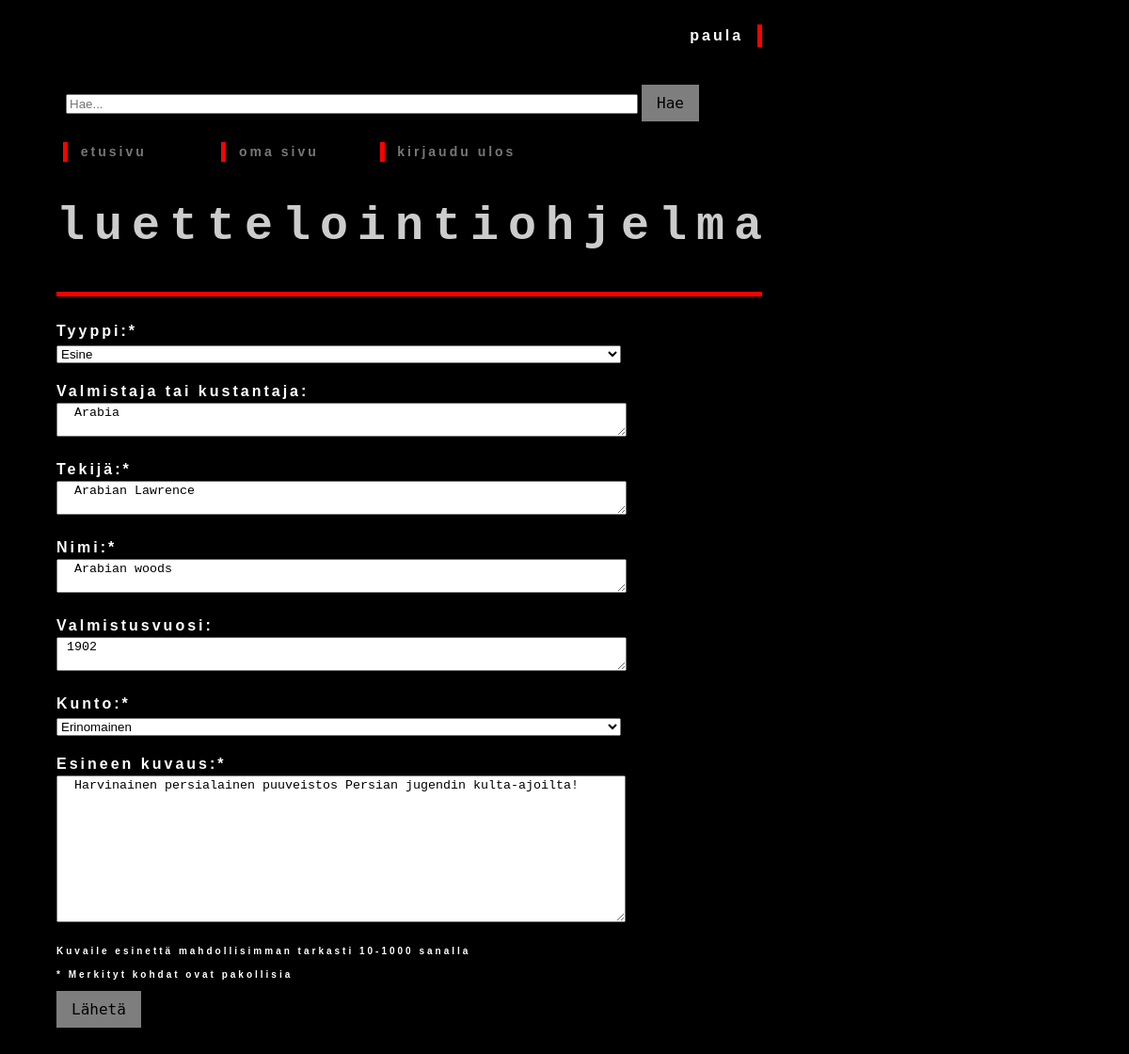
The app's page /edit/5 (signed in) with its own data.
### tables this page shows
CREATE TABLE users (
    id INTEGER PRIMARY KEY,
    username TEXT UNIQUE,
    password_hash TEXT,
    image BLOB
);

CREATE TABLE items (
    item_id INTEGER PRIMARY KEY,
    ttyype TEXT,
    content TEXT,
    year INTEGER,
    title TEXT,
    creator TEXT,
    author TEXT,
    condition TEXT,
    sent_at TEXT,
    user_id INTEGER REFERENCES users,
    image BLOB

);

### app.py (the view, shortened to what this page needs)
@app.route("/edit/<int:item_id>", methods=["GET", "POST"])
def edit_item(item_id):
    require_login()
    item = lists.get_item(item_id)
    if item is None:
        abort(404)
    if item["user_id"] != session["user_id"]:
        abort(403)
    if request.method == "GET":
        items = lists.get_items(1, 10)
        return render_template("edit.html", item=item, items=items)

### app.py (called while the page is built)
def require_login():
    if "user_id" not in session:
        abort(403)

@app.before_request
def before_request():
    g.start_time = time.time()

@app.after_request
def after_request(response):
    elapsed_time = round(time.time() - g.start_time, 2)
    print("elapsed time:", elapsed_time, "s")
    return response

### db.py (called while the page is built)
def get_connection():
    con = sqlite3.connect("database.db")
    con.set_trace_callback(print)
    con.execute("PRAGMA foreign_keys = ON")
    con.row_factory = sqlite3.Row
    return con

def query(sql, params=()):
    con = get_connection()
    result = con.execute(sql, params).fetchall()
    con.close()
    return result

### lists.py (called while the page is built)
def get_items(page, page_size):
    sql = """
        SELECT DISTINCT
            i.item_id,
            u.username,
            i.ttyype,
            i.author,
            i.title,
            i.creator,
            i.year,
            i.condition,
            i.content,
            i.sent_at,
            i.user_id
        FROM items i
        JOIN users u ON i.user_id = u.id
        LIMIT ? OFFSET ?
    """
    limit = page_size
    offset = page_size * (page - 1)
    result = db.query(sql, [limit, offset])
    return result if result else []

def get_item(item_id):
    sql = """
    SELECT u.id,
           i.item_id,
           i.ttyype,
           i.author,
           i.title,
           i.year,
           i.creator,
           i.condition,
           i.content,
           u.username,
           i.sent_at,
           i.user_id
    FROM items i
    JOIN users u ON i.user_id = u.id
    WHERE i.item_id = ?
    """
    rows = db.query(sql, [item_id])
    if not rows:
        return None
    return rows[0]

### templates/edit.html (shortened to what this page needs)
<!DOCTYPE html>
<html>
<head>
  <link rel="stylesheet" href="{{ url_for('static', filename='css/styles.css') }}">
</head>
<body>
<div class="kayttaja">
	{% if session.username %}
		<p class="outsetv">
			{{ session.username}} &nbsp;
		</p>
	{% endif %}
</div>
<div class="hakukentta">
	<form action="/" method="get">
		<input type="text" name="q" placeholder="Hae..." class="sendform"
			value="{{ request.args.get('q', '') }}">
		<input type="submit" value="Hae" class="button">
	</form>
</div>
<div class="linkit">
	<table class="table">
		<tr>
			<td class="td">
				<p class="outset">&nbsp; <a href="/"> etusivu</a>
				</p>
			</td>
			<td class="td">
				<p class="outset">&nbsp; <a href="/user/{{ session.user_id }}"> oma sivu</a>
				</p>
			</td>
				{% if session.username %}
			<td class="td">
					<p class="outset">&nbsp; <a href="/logout">kirjaudu ulos</a>
					</p>
			</td>
			<td>
			</td>
				{% endif %}
		</tr>
	</table>
</div>
<div class="paapalkki">
	<h2>luettelointiohjelma</h2>
	<div class="vaakaviiva">
	</div>
	<form action="/edit/{{ item[1] }}" method="post">
		<p>Tyyppi:*<br>
			<select name="ttyype" class="sendform">
    {% for val in ["Kirja", "Äänilevy", "Elokuva", "Esine"] %}
        <option value="{{ val }}" {% if item['ttyype'] == val %}selected{% endif %}>{{ val }}</option>
    {% endfor %}
</select>
		</p>
		<p>Valmistaja tai kustantaja:<br>
			<textarea name="creator" class="sendform" maxlength="50"> {{ item['creator'] }} </textarea>
		</p>
		<p>Tekijä:*<br>
			<textarea name="author" class="sendform" minlength="2" maxlength="50" required> {{ item['author'] }} </textarea>
		</p>
		<p>Nimi:*<br>
			<textarea name="title" class="sendform" minlength="2" maxlength="50" required> {{ item['title'] }} </textarea>
		</p>
		<p>Valmistusvuosi:<br>
			<textarea name="year" class="sendform" maxlength="8"> {{ item['year'] }} </textarea>
		</p>
		<p>Kunto:*<br>
			<select name="condition" class="sendform">
				{% for val in ["Erinomainen", "Hyvä", "Tyydyttävä", "Välttävä"] %}
					<option value="{{ val }}" {% if item['condition'] == val %}selected{% endif %}>{{ val }}</option>
				{% endfor %}
</select>
		<p>Esineen kuvaus:*<br>
			<textarea name="content" rows="10" cols="73" minlength="10" maxlength="1000" required> {{ item['content'] }} </textarea>
		</p>
		<p class="mini">Kuvaile esinettä mahdollisimman tarkasti 10-1000 sanalla</p>
		<p class="mini">* Merkityt kohdat ovat pakollisia</p>
		<input type="submit" class="button" value="Lähetä">
	</form>
</div>
</body>
</html>

### static/css/styles.css (style rules this page uses)
body { margin: 0 auto; max-width: 50em; line-height: 1,3; padding: 4em 2em; background-color: #000000; font-stretch: expanded; color: #cccccc; }
h2 { font-family: 'Courier', 'Courier New', 'monospace'; font-size: 50px; text-transform: lowercase; text-align: center; top: 50%; letter-spacing: 10px; }
p { font-family: 'Helvetica', 'Arial', 'sans-serif'; font-weight: bold; letter-spacing: 3px; line-height: 1.5; color: #FFFFFF; }
p.outset { border-left: 5px solid red; }
p.outsetv { border-right: 5px solid red; text-align: right; }
p.mini { font-size: 10px; }
.table { width: 90%; text-align: left; margin: 0px; padding: 0px; }
.td { vertical-align: text-top; text-align: left; font-size: 14px; font-family: 'Helvetica', 'Arial', 'sans-serif'; padding: 5px; margin: 5px; width: 25%; }
.sendform { width: 600px; }
.button { background-color: #7e7e7e; border: none; color: black; font-family: 'monospace'; font-size: 10px; padding: 10px 16px; text-align: center; text-decoration: none; display: inline-block; font-size: 16px; cursor: pointer; }
a:link, a:visited { text-decoration: none; color: #777777; }
.vaakaviiva { border-bottom: 5px solid red; margin-top: 25px; margin-bottom: 25px; width: 100%; }
.linkit { top: 130px; left: 60px; position: absolute; width: 750px; }
.kayttaja { top: 10px; left: 60px; text-align: right; position: absolute; width: 750px; }
.hakukentta { top: 80px; left: 60px; position: absolute; width: 750px; padding: 0px; margin: 10px; margin-right: 20px; }
.paapalkki { width: 750px; height: 100%; left: 60px; top: 170px; text-align: left; position: absolute; }

### records on screen
users: username "paula"
items: ttyype "Esine", creator "Arabia", author "Arabian Lawrence", title "Arabian woods", year "1902", condition "Erinomainen", content "Harvinainen persialainen puuveistos Persian jugendin kulta-ajoilta!"
